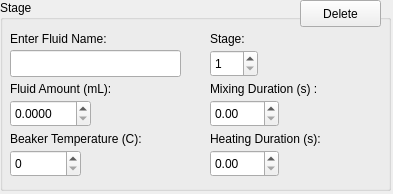
<?xml version="1.0" encoding="UTF-8"?>
<ui version="4.0">
 <class>StageWidget</class>
 <widget class="QWidget" name="StageWidget">
  <property name="geometry">
   <rect>
    <x>0</x>
    <y>0</y>
    <width>393</width>
    <height>194</height>
   </rect>
  </property>
  <property name="windowTitle">
   <string>Form</string>
  </property>
  <widget class="QWidget" name="verticalLayoutWidget">
   <property name="geometry">
    <rect>
     <x>0</x>
     <y>0</y>
     <width>391</width>
     <height>191</height>
    </rect>
   </property>
   <layout class="QVBoxLayout" name="verticalLayout">
    <item>
     <widget class="QGroupBox" name="groupBox">
      <property name="title">
       <string>Stage</string>
      </property>
      <widget class="QPushButton" name="deleteButton">
       <property name="geometry">
        <rect>
         <x>300</x>
         <y>0</y>
         <width>81</width>
         <height>27</height>
        </rect>
       </property>
       <property name="text">
        <string>Delete</string>
       </property>
      </widget>
      <widget class="QLabel" name="label">
       <property name="geometry">
        <rect>
         <x>210</x>
         <y>80</y>
         <width>141</width>
         <height>17</height>
        </rect>
       </property>
       <property name="text">
        <string>Mixing Duration (s) :</string>
       </property>
      </widget>
      <widget class="QDoubleSpinBox" name="heattimeSpin">
       <property name="geometry">
        <rect>
         <x>210</x>
         <y>150</y>
         <width>69</width>
         <height>27</height>
        </rect>
       </property>
      </widget>
      <widget class="QDoubleSpinBox" name="fluidamntSpin">
       <property name="geometry">
        <rect>
         <x>10</x>
         <y>100</y>
         <width>81</width>
         <height>27</height>
        </rect>
       </property>
       <property name="decimals">
        <number>4</number>
       </property>
       <property name="maximum">
        <double>999.990000000000009</double>
       </property>
      </widget>
      <widget class="QLabel" name="stageLabel">
       <property name="geometry">
        <rect>
         <x>210</x>
         <y>30</y>
         <width>67</width>
         <height>17</height>
        </rect>
       </property>
       <property name="text">
        <string>Stage:</string>
       </property>
      </widget>
      <widget class="QDoubleSpinBox" name="mixtimeSpin">
       <property name="geometry">
        <rect>
         <x>210</x>
         <y>100</y>
         <width>69</width>
         <height>27</height>
        </rect>
       </property>
      </widget>
      <widget class="QLabel" name="heattimeLabel">
       <property name="geometry">
        <rect>
         <x>210</x>
         <y>130</y>
         <width>171</width>
         <height>17</height>
        </rect>
       </property>
       <property name="text">
        <string>Heating Duration (s):</string>
       </property>
      </widget>
      <widget class="QLabel" name="fluidamntLabel">
       <property name="geometry">
        <rect>
         <x>10</x>
         <y>80</y>
         <width>151</width>
         <height>17</height>
        </rect>
       </property>
       <property name="text">
        <string>Fluid Amount (mL):</string>
       </property>
      </widget>
      <widget class="QLineEdit" name="fluidnameEdit">
       <property name="geometry">
        <rect>
         <x>10</x>
         <y>50</y>
         <width>171</width>
         <height>27</height>
        </rect>
       </property>
      </widget>
      <widget class="QSpinBox" name="spinBox">
       <property name="geometry">
        <rect>
         <x>210</x>
         <y>50</y>
         <width>48</width>
         <height>27</height>
        </rect>
       </property>
       <property name="minimum">
        <number>1</number>
       </property>
       <property name="maximum">
        <number>5</number>
       </property>
      </widget>
      <widget class="QLabel" name="fluidnameLabel">
       <property name="geometry">
        <rect>
         <x>10</x>
         <y>30</y>
         <width>131</width>
         <height>17</height>
        </rect>
       </property>
       <property name="text">
        <string>Enter Fluid Name:</string>
       </property>
      </widget>
      <widget class="QLabel" name="tempLabel">
       <property name="geometry">
        <rect>
         <x>10</x>
         <y>130</y>
         <width>171</width>
         <height>17</height>
        </rect>
       </property>
       <property name="text">
        <string>Beaker Temperature (C):</string>
       </property>
      </widget>
      <widget class="QSpinBox" name="tempSpin">
       <property name="geometry">
        <rect>
         <x>10</x>
         <y>150</y>
         <width>71</width>
         <height>27</height>
        </rect>
       </property>
       <property name="maximum">
        <number>300</number>
       </property>
      </widget>
      <zorder>deleteButton</zorder>
      <zorder>fluidamntSpin</zorder>
      <zorder>heattimeSpin</zorder>
      <zorder>label</zorder>
      <zorder>stageLabel</zorder>
      <zorder>mixtimeSpin</zorder>
      <zorder>heattimeLabel</zorder>
      <zorder>fluidamntLabel</zorder>
      <zorder>fluidnameEdit</zorder>
      <zorder>spinBox</zorder>
      <zorder>fluidnameLabel</zorder>
      <zorder>tempLabel</zorder>
      <zorder>tempSpin</zorder>
      <zorder>deleteButton</zorder>
      <zorder>label</zorder>
      <zorder>heattimeSpin</zorder>
      <zorder>fluidamntSpin</zorder>
      <zorder>stageLabel</zorder>
      <zorder>mixtimeSpin</zorder>
      <zorder>heattimeLabel</zorder>
      <zorder>fluidamntLabel</zorder>
      <zorder>fluidnameEdit</zorder>
      <zorder>spinBox</zorder>
      <zorder>fluidnameLabel</zorder>
      <zorder>tempLabel</zorder>
      <zorder>tempSpin</zorder>
     </widget>
    </item>
   </layout>
  </widget>
 </widget>
 <resources/>
 <connections/>
</ui>
